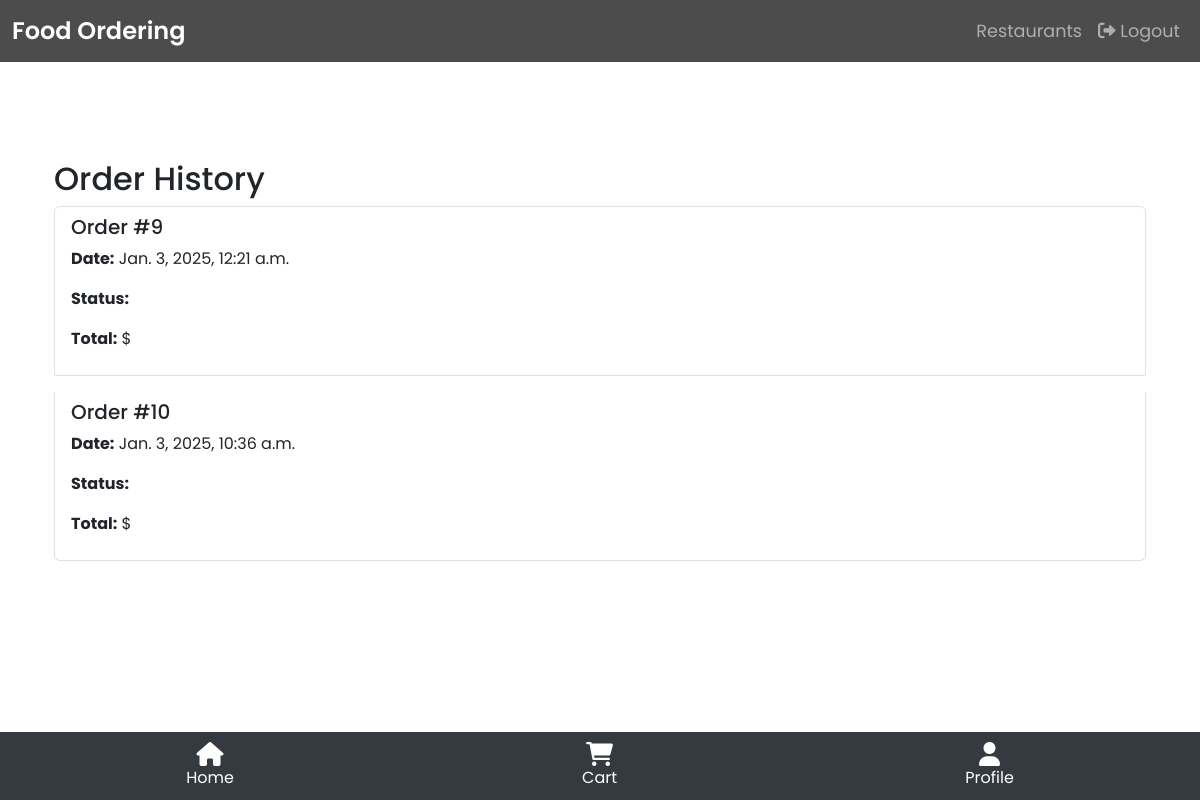
The page /order-history/ (signed in) on the database as committed earlier.
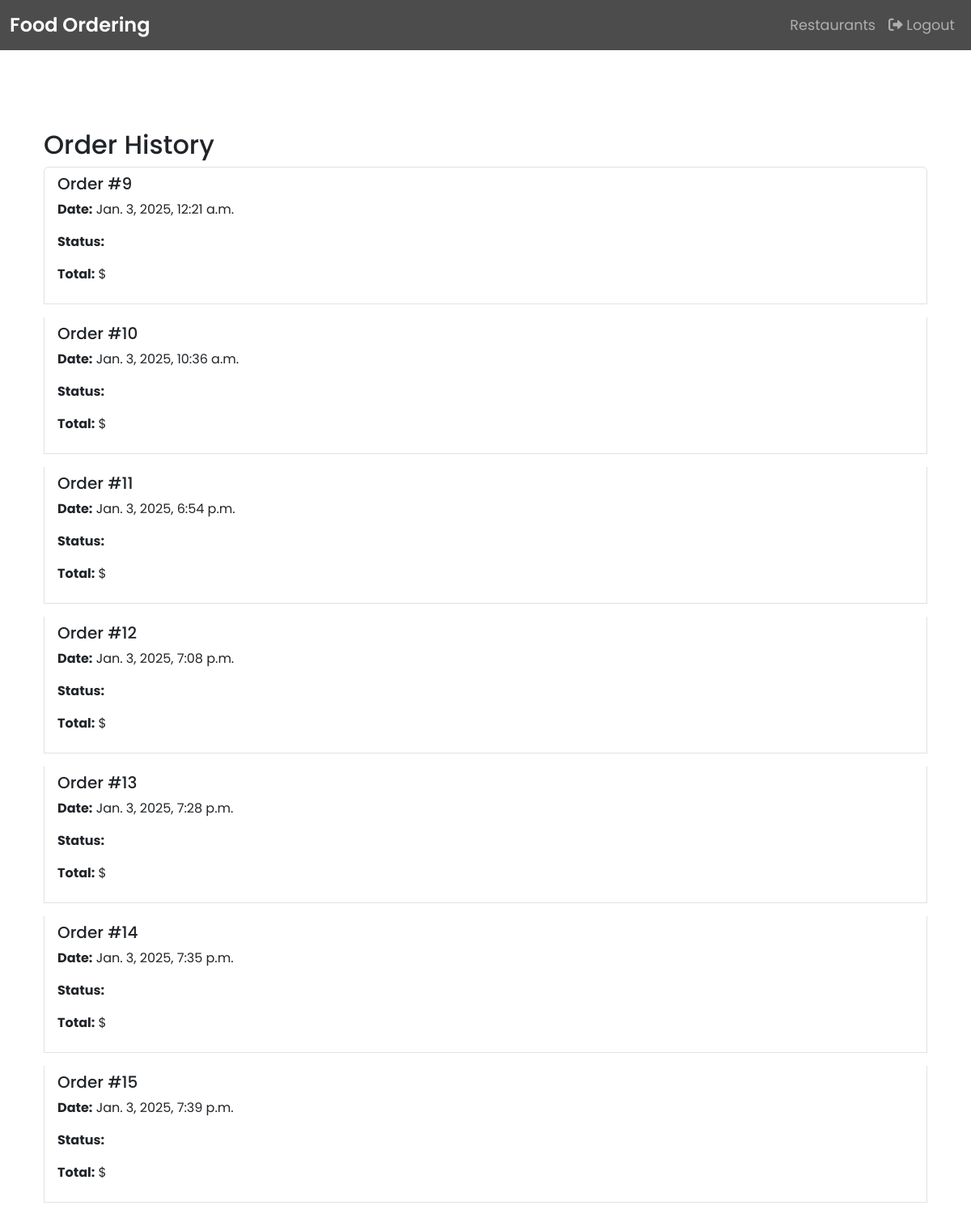
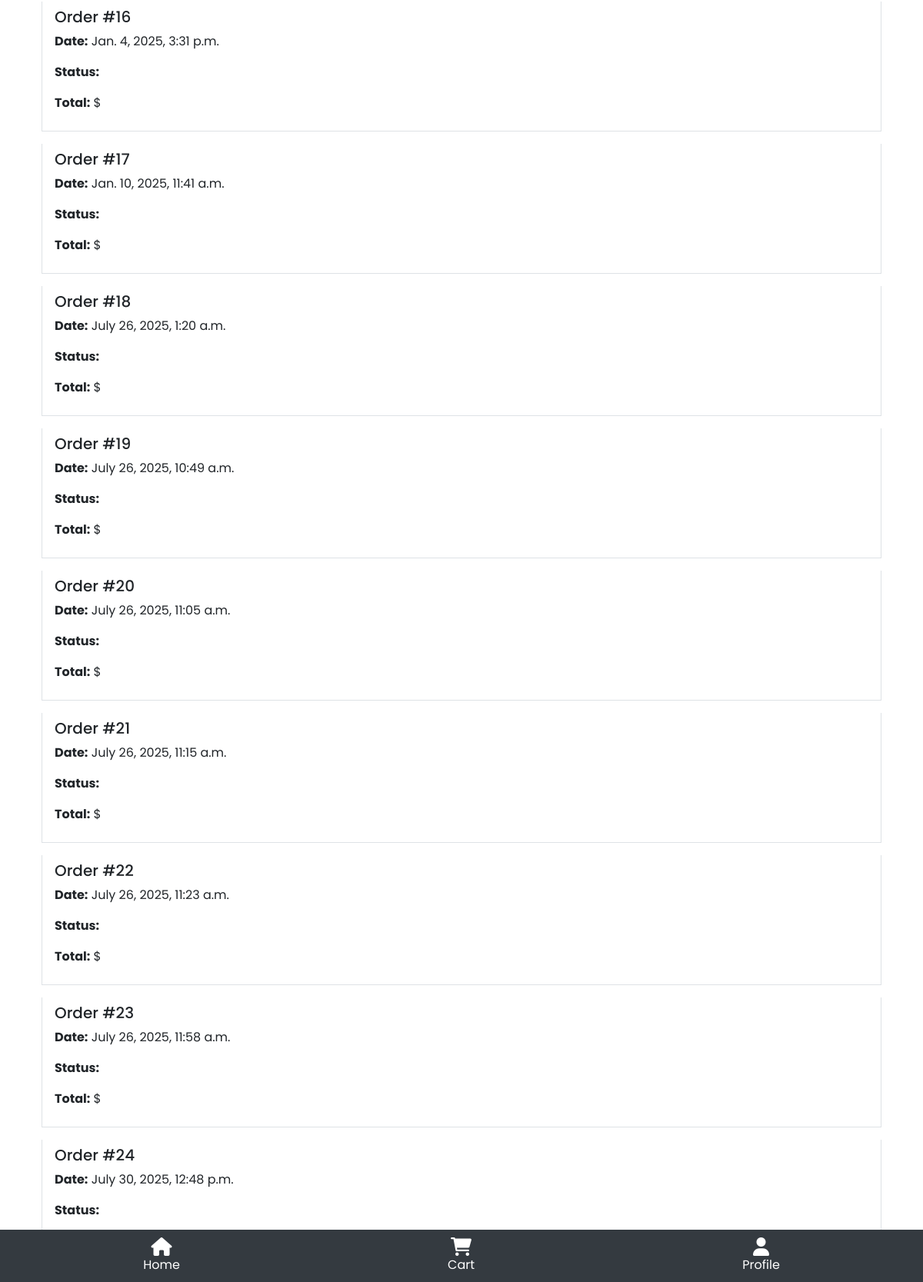
The same page on the database as committed later (2 pictures, top to bottom).
### systemapp/models.py (models this page shows, shortened)
class Order(models.Model):
    STATUS_CHOICES = [
        ('Pending', 'Pending'),
        ('Confirmed', 'Confirmed'),
        ('Delivered', 'Delivered'),
        ('Cancelled', 'Cancelled'),
    ]
    user = models.ForeignKey(User, on_delete=models.CASCADE)
    date = models.DateTimeField(auto_now_add=True)
    total_price = models.DecimalField(max_digits=10, decimal_places=2)
    delivery_status = models.CharField(max_length=20, choices=STATUS_CHOICES, default='Pending')
    menu_items = models.ManyToManyField(MenuItem)

### systemapp/views.py (the view)
# urls.py: path('order-history/', views.order_history, name='order_history'),
@login_required
def order_history(request):
    orders = Order.objects.filter(user=request.user)
    return render(request, 'systemapp/order_history.html', {'orders': orders})

### systemapp/templates/systemapp/order_history.html (shortened to what this page needs)
{% extends 'systemapp/base.html' %}
{% block content %}
<div class="container mt-5">
  <h2>Order History</h2>
  {% if orders %}
    <div class="list-group">
      {% for order in orders %}
        <div class="list-group-item mb-3">
          <h5>Order #{{ order.id }}</h5>
          <p><strong>Date:</strong> {{ order.date }}</p>
          <p><strong>Status:</strong> {{ order.status }}</p>
          <p><strong>Total:</strong> ${{ order.total }}</p>
        </div>
      {% endfor %}
    </div>
  {% else %}
    <p>No previous orders found.</p>
  {% endif %}
</div>
{% endblock %}

### systemapp/templates/systemapp/base.html (shortened to what this page needs)
<!DOCTYPE html>
<html lang="en">
<head>
  <link href="https://cdn.jsdelivr.net/npm/bootstrap@5.3.0/dist/css/bootstrap.min.css" rel="stylesheet"/>
  <link href="https://cdnjs.cloudflare.com/ajax/libs/font-awesome/6.0.0-beta3/css/all.min.css" rel="stylesheet"/>
  <link href="https://cdnjs.cloudflare.com/ajax/libs/animate.css/4.1.1/animate.min.css" rel="stylesheet"/>
</head>
<body>
  <nav class="navbar navbar-expand-lg navbar-dark">
    <div class="container-fluid">
      <a class="navbar-brand" href="{% url 'home' %}">Food Ordering</a>
      <div class="collapse navbar-collapse" id="navbarNav">
        <ul class="navbar-nav ms-auto">
          <li class="nav-item">
            <a class="nav-link" href="{% url 'restaurant_list' %}">Restaurants</a>
          </li>
          {% if user.is_authenticated %}
            <li class="nav-item">
              <a class="nav-link" href="{% url 'user_logout' %}">
                <i class="fas fa-sign-out-alt"></i> Logout
              </a>
            </li>
          {% endif %}
        </ul>
      </div>
    </div>
  </nav>
  {% if user.is_authenticated %}
  <nav class="bottom-nav">
    <div class="container-fluid">
      <ul class="nav d-flex justify-content-around">
        <li class="nav-item">
          <a class="nav-link" href="{% url 'home' %}">
            <i class="fas fa-home"></i>
            <span>Home</span>
          </a>
        </li>
        <li class="nav-item">
          <a class="nav-link" href="{% url 'view_cart' %}">
            <i class="fas fa-shopping-cart"></i>
            <span>Cart</span>
          </a>
        </li>
        <li class="nav-item">
          <a class="nav-link" href="{% url 'profile' %}">
            <i class="fas fa-user"></i>
            <span>Profile</span>
          </a>
        </li>
      </ul>
    </div>
  </nav>
  {% endif %}
  <main class="container mt-5">
    {% block content %}{% endblock %}
  </main>
</body>
</html>

### systemapp/templates/systemapp/base.html (style rules this page uses)
html, body { height: 100%; margin: 0; font-family: 'Poppins', sans-serif; padding-top: 56px; padding-bottom: 56px; }
.navbar { background-color: rgba(0, 0, 0, 0.7); position: fixed; top: 0; width: 100%; z-index: 1030; }
.navbar-brand { font-weight: 600; font-size: 1.5rem; }
.navbar-nav .nav-link { font-size: 1.1rem; padding: 10px 15px; transition: 0.3s; }
.bottom-nav { position: fixed; bottom: 0; width: 100%; background-color: #343a40; color: white; z-index: 1030; }
.bottom-nav .nav-item a { color: white; text-align: center; display: block; padding: 10px 0; }
.bottom-nav i { display: block; font-size: 1.5rem; }

Rows that differ between the two databases and show on the page:
added Order: id "11", date "Jan. 3, 2025, 6:54 p.m."
added Order: id "12", date "Jan. 3, 2025, 7:08 p.m."
added Order: id "13", date "Jan. 3, 2025, 7:28 p.m."
added Order: id "14", date "Jan. 3, 2025, 7:35 p.m."
added Order: id "15", date "Jan. 3, 2025, 7:39 p.m."
added Order: id "16", date "Jan. 4, 2025, 3:31 p.m."
added Order: id "17", date "Jan. 10, 2025, 11:41 a.m."
added Order: id "18", date "July 26, 2025, 1:20 a.m."
added Order: id "19", date "July 26, 2025, 10:49 a.m."
added Order: id "20", date "July 26, 2025, 11:05 a.m."
added Order: id "21", date "July 26, 2025, 11:15 a.m."
added Order: id "22", date "July 26, 2025, 11:23 a.m."
added Order: id "23", date "July 26, 2025, 11:58 a.m."
added Order: id "24", date "July 30, 2025, 12:48 p.m."
